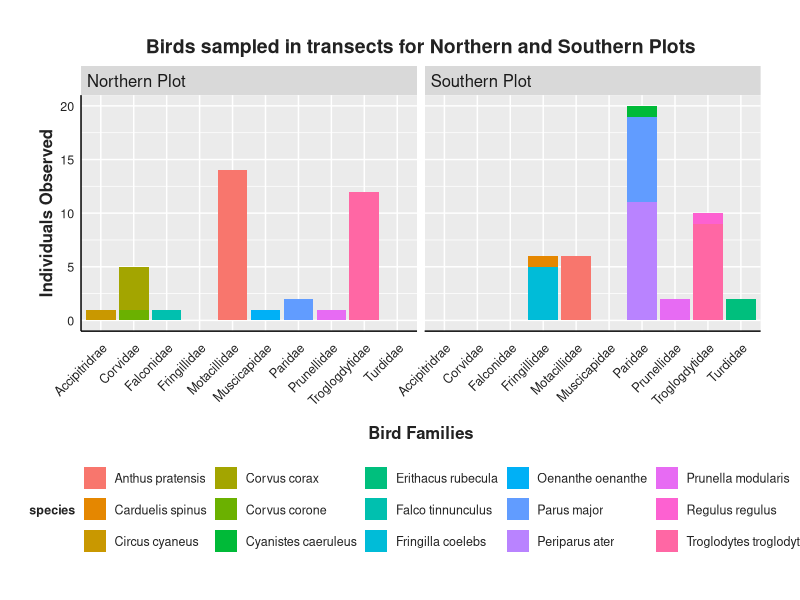
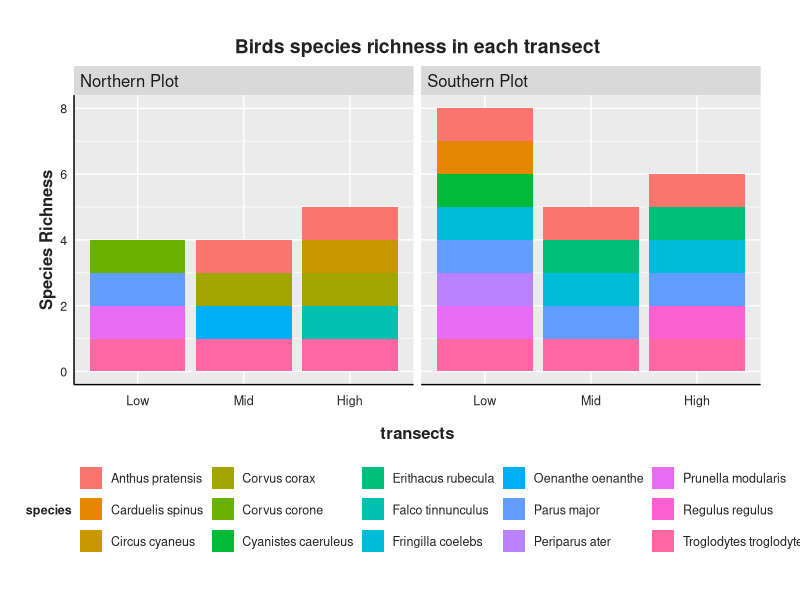
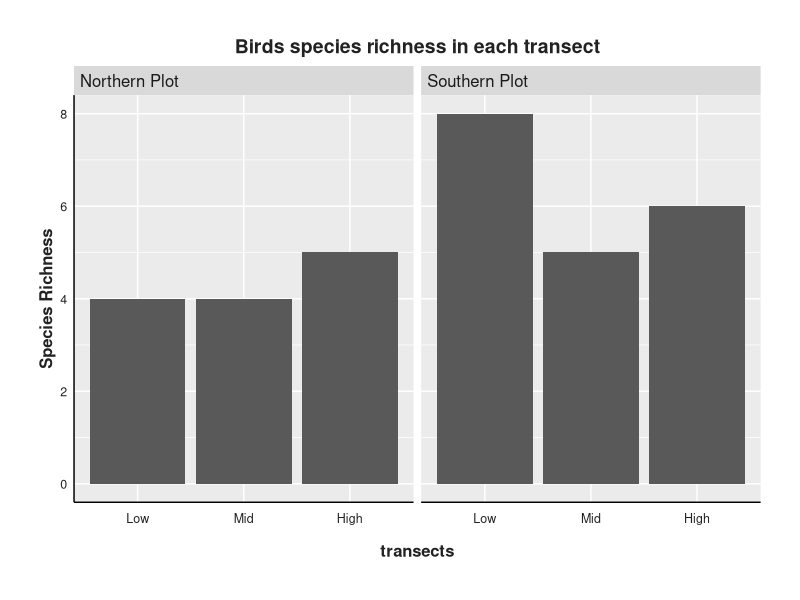
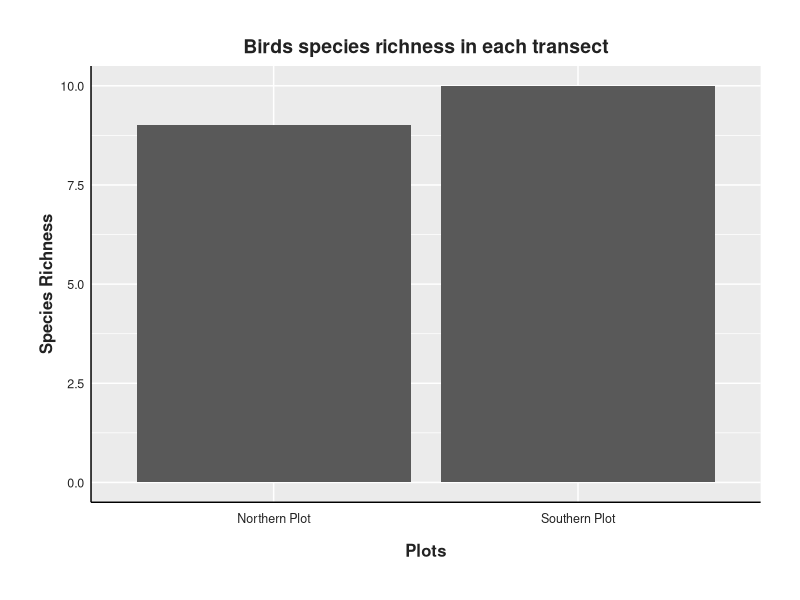
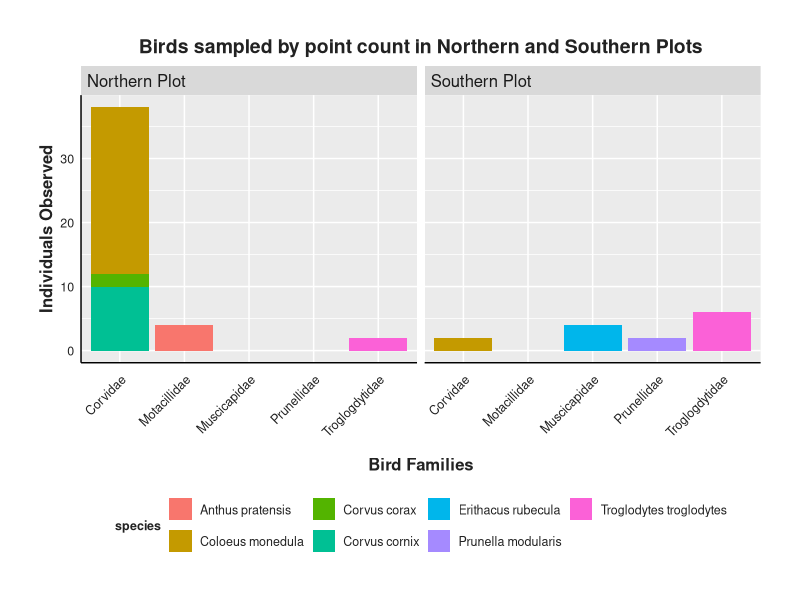
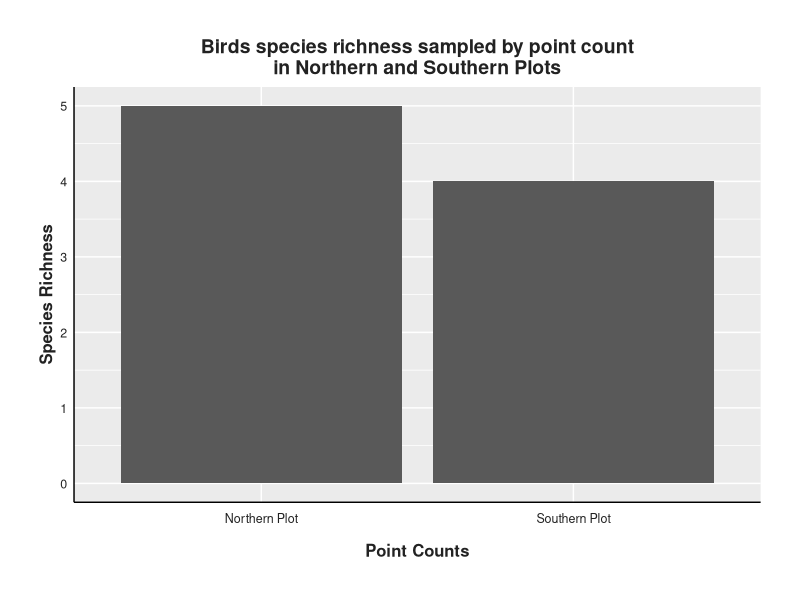
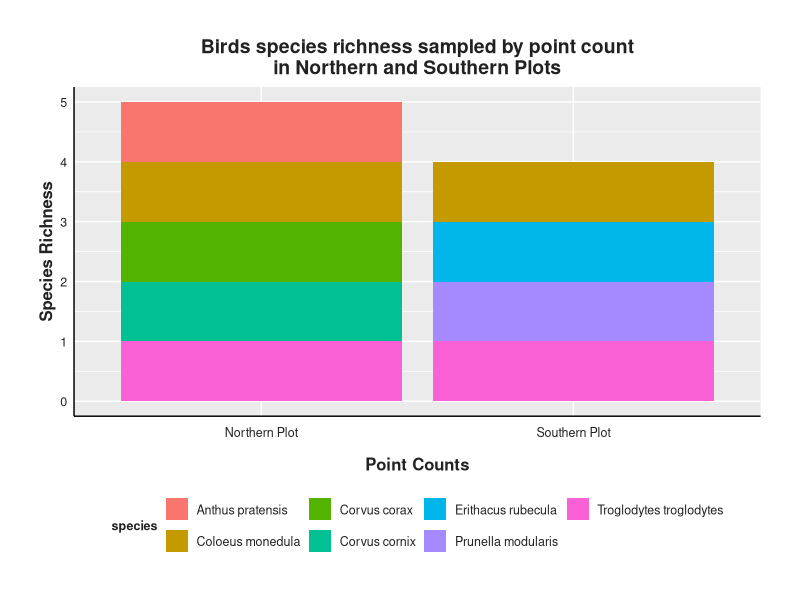
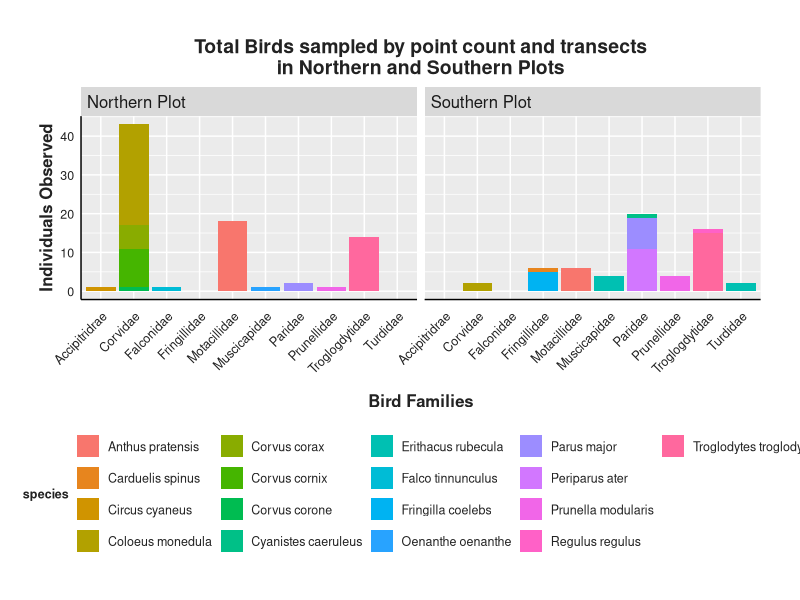

Recreate these plots in R, in order.
#Libraries----
library(ggplot2)
library(tidyverse)


#Style----
style <- function(){ #setting the style for my plots
  font <- "Helvetica"
  theme(plot.title = element_text(family = font, size = 14, face = "bold", color = "#222222", hjust = 0.5), 
        plot.subtitle = element_text(family = font, size = 12, margin = margin(9, 0, 9, 0)), 
        plot.caption = element_blank(),
        plot.margin = unit(c(1,1,1,1), units = , "cm"),
        legend.text.align = 0, 
        legend.position = "bottom",
        legend.title = element_text(family = font, size = 9, face = "bold", color = "#222222",  hjust = 0.5), 
        legend.key = element_blank(), 
        legend.text = element_text(family = font, size = 9, color = "#222222"),
        axis.text = element_text(family = font, size = 9, color = "#222222"), 
        axis.text.x = element_text(margin = margin(5, b = 10)), 
        axis.title = element_text(family = font, size = 12, face = "bold", color = "#222222"), 
        axis.ticks = element_blank(), 
        axis.line = element_line(colour = "black"),
        strip.text = element_text(size = 12, hjust = 0))
}

#Importing raw data----
bird_t <-read.csv("occurrence_dat/bird_transect_occurrence.csv") #import the bird transect data
bird_p <-read.csv("occurrence_dat/bird_point_occurrence.csv")

#1.transect data----
bird_t <-bird_t %>% 
  select(eventID,individualCount,scientificName,family,genus,species) %>% #keeping the needed columns only
  mutate(Plot = case_when( #creating a new column called plot
    grepl("^n", eventID, ignore.case = TRUE) ~ "Northern Plot", #classifying eventID with "n" as Northern Plot
    grepl("^s", eventID, ignore.case = TRUE) ~ "Southern Plot", #classifying eventID with "s" as Southern Plot
    TRUE ~ "Unknown"
  ))
  

(Bird_transect <- ggplot(bird_t, aes(fill=species, y=individualCount,x=family))+ #plotting the individual birds observed per plot
  geom_bar(stat = "identity",position = "stack",orientation = "x")+ 
  facet_wrap(~Plot)+ #seperating the Northerna and Southern Plots for comparision
  labs(x = "Bird Families", y = "Individuals Observed", 
       title = "Birds sampled in transects for Northern and Southern Plots")+
  style()+
    theme(axis.text.x = element_text(angle = 45, hjust = 1)))

ggsave(filename = "figures/Birds/Birds_transect.png", plot = Bird_transect,width = 10, height = 6) #exporting the graph as png

bird_t <- bird_t %>% 
  mutate(richness=1) %>% #creating a column for species richness
  mutate(Trans = case_when( #creating a column for transect
    grepl("1", eventID, ignore.case = TRUE) ~ "Low",
    grepl("2", eventID, ignore.case = TRUE) ~ "Mid",    
    grepl("3", eventID, ignore.case = TRUE) ~ "High",
    TRUE ~ "Unknown"))#sorting the samples into different transects by their eventID 

bird_t$Trans <- factor(bird_t$Trans, levels = c("Low", "Mid", "High"))#ordering the factor levels

(Bird_t_rich <- ggplot(bird_t, aes(fill=species, y=richness, x=Trans))+ #Plotting the species richness by transect with species composition
  geom_bar(stat = "identity", postion = "stack",orientation = "x")+
    labs(x = "transects", y = "Species Richness", 
         title = "Birds species richness in each transect")+
    facet_wrap(~Plot)+#seperating the Northerna and Southern Plots for comparision
    style())
    

ggsave(filename = "figures/Birds/Birds_transect_richness.png", plot = Bird_t_rich,width = 10, height = 6) #exporting the graph as png


(Bird_t_rich_2 <- ggplot(bird_t, aes(y=richness, x=Trans))+#Plotting the species richness by transect
    geom_bar(stat = "identity",orientation = "x")+
    labs(x = "transects", y = "Species Richness", 
         title = "Birds species richness in each transect")+
    facet_wrap(~Plot)+#seperating the Northerna and Southern Plots for comparision
    style())


ggsave(filename = "figures/Birds/Birds_transect_richness_2.png", plot = Bird_t_rich_2,width = 10, height = 6) 

bird_t_rich <- bird_t%>% 
  distinct(scientificName,Plot) %>% 
  mutate(richness=1)

(Bird_t_rich_3 <- ggplot(bird_t_rich, aes(y=richness, x=Plot))+#Plotting the species richness by transect
    geom_bar(stat = "identity",orientation = "x")+
    labs(x = "Plots", y = "Species Richness", 
         title = "Birds species richness in each transect")+
    style())

#2.Point Count Data----

bird_p <-bird_p %>% 
  select(eventID,individualCount,scientificName,family,genus,species) %>% #keeping the needed columns only
  mutate(Plot = case_when( #creating a new column called plot
    grepl("pointN", eventID, ignore.case = TRUE) ~ "Northern Plot", #classifying eventID with "n" as Northern Plot
    grepl("pointS", eventID, ignore.case = TRUE) ~ "Southern Plot", #classifying eventID with "s" as Southern Plot
    TRUE ~ "Unknown"
  ))

(Bird_Point <- ggplot(bird_p, aes(fill=species, y=individualCount,x=family))+ #plotting the individual birds observed per plot
    geom_bar(stat = "identity",position = "stack",orientation = "x")+ 
    facet_wrap(~Plot)+ #seperating the Northerna and Southern Plots for comparision
   labs(x = "Bird Families", y = "Individuals Observed", 
         title = "Birds sampled by point count in Northern and Southern Plots")+
    style()+
    theme(axis.text.x = element_text(angle = 45, hjust = 1)))


ggsave(filename = "figures/Birds/Birds_point.png", plot = Bird_Point,width = 10, height = 6) #exporting the graph as png

bird_p <- bird_p %>% #adding a column for species richness
  mutate(richness=1)

(Bird_p_rich <- ggplot(bird_p, aes(y=richness, x=Plot))+#Plotting the species richness by point count
    geom_bar(stat = "identity",orientation = "x")+
    labs(x = "Point Counts", y = "Species Richness", 
         title = "Birds species richness sampled by point count\nin Northern and Southern Plots")+
    style())


ggsave(filename = "figures/Birds/Birds_point_richness.png", plot = Bird_p_rich,width = 7.5, height = 6) #exporting the graph as png


(Bird_p_rich_2 <- ggplot(bird_p, aes(fill=species, y=richness, x=Plot))+ #Plotting the species richness by point count showing species composition
    geom_bar(stat = "identity", postion = "stack",orientation = "x")+ 
    labs(x = "Point Counts", y = "Species Richness", 
         title = "Birds species richness sampled by point count\nin Northern and Southern Plots")+
    style())

ggsave(filename = "figures/Birds/Birds_point_richness_2.png", plot = Bird_p_rich_2,width = 7.5, height = 6) #exporting the graph as png

#3. Total----
bird_total <- bird_t %>% 
  select(-Trans)

bird_total <- rbind(bird_total,bird_p) %>% 
  select(-eventID)

(Bird_Total <- ggplot(bird_total, aes(fill=species, y=individualCount,x=family))+ #plotting the individual birds observed per plot
    geom_bar(stat = "identity",position = "stack",orientation = "x")+ 
    facet_wrap(~Plot)+ #seperating the Northerna and Southern Plots for comparision
    labs(x = "Bird Families", y = "Individuals Observed", 
         title = "Total Birds sampled by point count and transects\nin Northern and Southern Plots")+
    style()+
    theme(axis.text.x = element_text(angle = 45, hjust = 1)))

ggsave(filename = "figures/Birds/Birds_total.png", plot = Bird_Total,width = 10, height = 10) #exporting the graph as png

bird_total_rich <- bird_total %>% 
  distinct(scientificName,Plot) %>% 
  mutate(richness=1)

(Bird_total_rich <- ggplot(bird_total_rich, aes(y=richness, x=Plot))+#Plotting the species richness by point count
    geom_bar(stat = "identity",orientation = "x")+
    labs(x = "Plots", y = "Species Richness", 
         title = "Total Birds species richness sampled by point count and transects\nin Northern and Southern Plots")+
    style())
